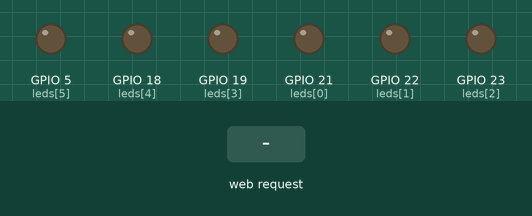
This sketch was run on a simulated ESP32. On the bench: output pins drawn as LEDs (lit = HIGH). Inputs (shaded band) come from the test bench. What the sketch prints to the serial monitor is not drawn.

Above: at 1.2 s.
1.3 s: HTTP request GET /start received
At 1.76 s:
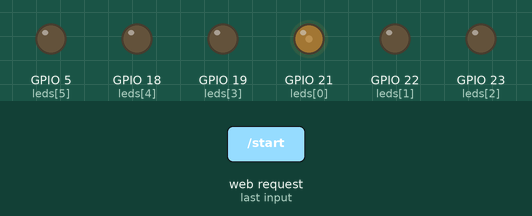
At 5.77 s:
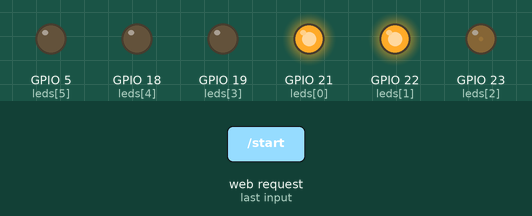
13.3 s: HTTP request GET /start received
At 14.57 s:
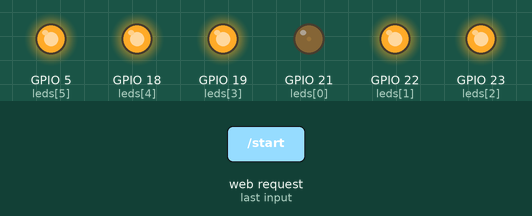
Timing chart, 0 to 25.1 s (numbered marks = the images above; inputs shaded):
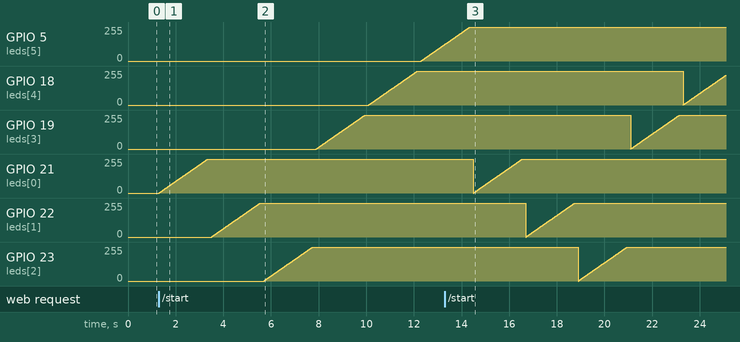

The sketch:

Smooth_Glow_Up_LED.ino
```cpp
#include <WiFi.h>
#include <WebServer.h>

WebServer server(80);

/* ===== LED CONFIGURATION ===== */
int leds[] = { 21, 22, 23, 19, 18, 5 };
int pwmChannels[] = { 0, 1, 2, 3, 4, 5 };

bool startSequence = false;

/* ===== Wi-Fi CONFIGURATION ===== */
const char* ssid = "ESP32_LED";
const char* password = "12345678";

/* ===== SETUP ===== */
void setup() {
  Serial.begin(115200);

  // PWM setup (ESP32 core v3.x)
  for (int i = 0; i < 6; i++) {
    ledcAttach(leds[i], 5000, 8);  // pin, freq, resolution
    ledcWrite(leds[i], 0);
  }

  WiFi.softAP(ssid, password);
  Serial.print("ESP32 IP: ");
  Serial.println(WiFi.softAPIP());

  server.on("/", handleRoot);
  server.on("/start", startLED);
  server.on("/stop", stopLED);

  server.begin();
}

/* ===== LOOP ===== */
void loop() {
  server.handleClient();

  if (startSequence) {
    for (int i = 0; i < 6; i++) {
      for (int brightness = 0; brightness <= 255; brightness++) {
        ledcWrite(leds[i], brightness);
        delay(8);
      }
      delay(150);
    }
    startSequence = false;
  }
}

/* ===== HANDLERS ===== */

void startLED() {
  startSequence = true;
  server.send(200, "text/plain", "Started");
}

void stopLED() {
  for (int i = 0; i < 6; i++) {
    ledcWrite(leds[i], 0);
  }
  startSequence = false;
  server.send(200, "text/plain", "Stopped");
}

/* ===== UI ===== */

void handleRoot() {
  String page = R"rawliteral(
<!DOCTYPE html>
<html>
<head>
<meta name="viewport" content="width=device-width, initial-scale=1">
<title>ESP32 Smart Diya</title>
<style>
body{
 margin:0;height:100vh;
 background:radial-gradient(circle,#1c1917,#020617);
 font-family:Segoe UI;
 display:flex;align-items:center;justify-content:center;
 color:#f8fafc;
}
.container{text-align:center;}
h1{margin-bottom:40px;letter-spacing:1px;}
.diya-btn{
 width:160px;height:160px;border-radius:50%;
 border:none;
 background:radial-gradient(circle,#fde68a,#f59e0b,#b45309);
 box-shadow:0 0 20px rgba(245,158,11,.6),0 0 60px rgba(245,158,11,.4);
 font-size:1.05rem;font-weight:600;
 cursor:pointer;
}
.status{font-size:1.4rem;margin-bottom:25px;}
.back-btn{
 padding:12px 28px;border-radius:25px;border:none;
 background:#334155;color:white;font-size:.9rem;
 cursor:pointer;
}
</style>
</head>

<body>
<div class="container">
<h1>ESP32 Smart Diya</h1>

<div id="initial">
 <button class="diya-btn" onclick="lightDiya()">Light up Diya</button>
</div>

<div id="lit" style="display:none;">
 <div class="status">Diya is Lit</div>
 <button class="back-btn" onclick="turnOff()">Back</button>
</div>
</div>

<script>
function lightDiya(){
 fetch("/start");
 initial.style.display="none";
 lit.style.display="block";
}
function turnOff(){
 fetch("/stop");
 lit.style.display="none";
 initial.style.display="block";
}
</script>

</body>
</html>
)rawliteral";

  server.send(200, "text/html", page);
}
```

Measured:
- after the input at 1.3 s, GPIO 5 (leds[5]): moves from 0/255 to 124/255 over 0.98 s, starting after 11.0 s; GPIO 18 (leds[4]): moves from 0/255 to 255/255 over 2.0 s, starting after 8.8 s
